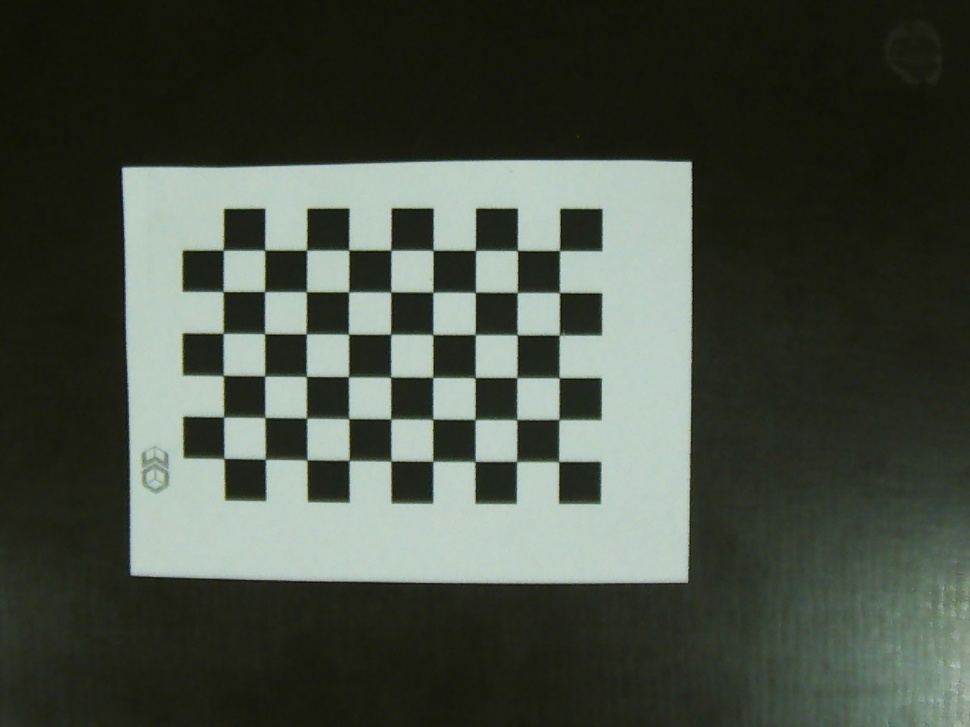
#> input picture vypocty_pokusy/Práce s fotkami/1280x960/WebCam_001.jpg, 970 x 727 px, shrunk from 1280 x 960 before the run; its folder holds only this picture in this run
$ python image_get_correction.py
#> lines starting #> are read from the running program, lines starting #| are printed output that depends on the picture; after the words box and inside, x2 and y2 are one past the last pixel; in counts of white or black regions, pixels touching at a corner belong together; long printed decimals are rounded
import cv2
import numpy as np
import os
import glob
import yaml

# Defining the dimensions of checkerboard
CHECKERBOARD = (6, 9)
n = "1280x960"   # "1280x960" # "1920x1080" # "2560x1440"

output_file = f"calibration_{n}.yaml"
images = glob.glob(f'./{n}/*.jpg')

criteria = (cv2.TERM_CRITERIA_EPS + cv2.TERM_CRITERIA_MAX_ITER, 30, 0.001)

# Creating vector to store vectors of 3D points for each checkerboard image
obj_points = []
# Creating vector to store vectors of 2D points for each checkerboard image
img_points = []

# Defining the world coordinates for 3D points
objp = np.zeros((1, CHECKERBOARD[0] * CHECKERBOARD[1], 3), np.float32)
objp[0, :, :2] = np.mgrid[0:CHECKERBOARD[0], 0:CHECKERBOARD[1]].T.reshape(-1, 2)
prev_img_shape = None

# Extracting path of individual image stored in a given directory
for frame in images:
    img = cv2.imread(frame)
#> img is the input picture: shape (727, 970, 3); mean B, G, R 67.1, 78, 70.9
    gray = cv2.cvtColor(img, cv2.COLOR_BGR2GRAY)
    # Find the chess board corners
    # If desired number of corners are found in the image then ret = true
    ret, corners = cv2.findChessboardCorners(gray, CHECKERBOARD,
                                             cv2.CALIB_CB_ADAPTIVE_THRESH + cv2.CALIB_CB_FAST_CHECK +
                                             cv2.CALIB_CB_NORMALIZE_IMAGE)
#> ret = True; corners = 54 rows, first 8: [559.8, 250.8], [559.5, 292.9], [559.3, 335.5], [559.3, 378.1], [559.1, 420], [558.6, 461.8], [517.4, 250.7], [517.4, 292.7]

    """
    If desired number of corner are detected,
    we refine the pixel coordinates and display
    them on the images of checker board
    """
    if ret:
        obj_points.append(objp)
        # refining pixel coordinates for given 2d points.
        corners2 = cv2.cornerSubPix(gray, corners, (11, 11), (-1, -1), criteria)
#> corners2 = 54 rows, first 8: [559.6, 250.5], [559.4, 292.4], [559.4, 334.9], [559.1, 377.7], [558.9, 419.4], [558.7, 461.5], [517.5, 250.4], [517.2, 292.4]

        img_points.append(corners2)

        im = img.copy()
        # Nastavte tloušťku čáry
        line_thickness = 3

        # Nastavte velikost a tloušťku markeru
        marker_size = 20
        marker_thickness = 2

        # Nastavte velikost a tloušťku kolečka
        circle_radius = 10
        circle_thickness = 2

        # Vykreslete čáry spojující rohy
        for i in range(len(corners) - 1):
            start_point = np.int32(np.round(corners[i][0]))
            end_point = np.int32(np.round(corners[(i + 1) % len(corners)][0]))
            cv2.line(im, start_point, end_point, (255, 144, 30), line_thickness)

            cv2.circle(im, start_point, circle_radius, (30, 144, 255), thickness=circle_thickness)

            # Vykreslete marker pro každý roh
            cv2.drawMarker(im, start_point, (30, 144, 255), markerType=cv2.CALIB_CB_MARKER, markerSize=marker_size,
                           thickness=marker_thickness)
#> this loop made 53 passes
#> (start_point, end_point) on passes 1 to 8: ([560, 251], [559, 292]), ([559, 292], [559, 335]), ([559, 335], [559, 378]), ([559, 378], [559, 419]), ([559, 419], [559, 462]), ([559, 462], [517, 250]), ([517, 250], [517, 292]), ([517, 292], [517, 335])
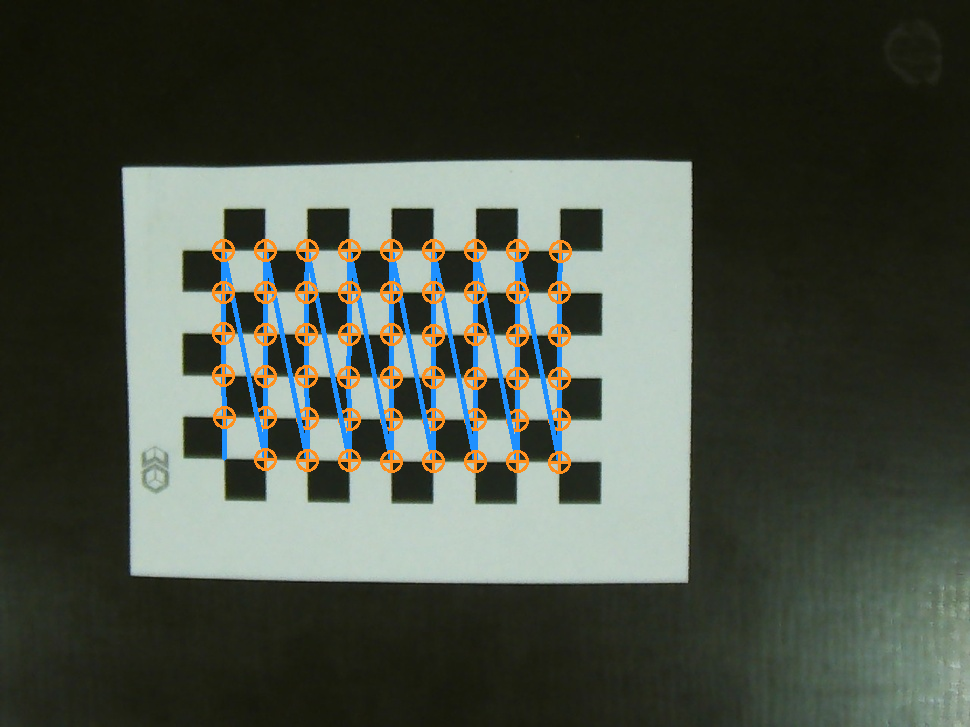
#> im: shape (727, 970, 3); 3.84% of pixels changed, all inside (x1, y1, x2, y2) = (212, 239, 572, 474)

        cv2.drawMarker(im, end_point, (30, 144, 255), markerType=cv2.CALIB_CB_MARKER, markerSize=marker_size,
                       thickness=marker_thickness)
#> im: shape (727, 970, 3); 0.02% of pixels changed, all inside (x1, y1, x2, y2) = (213, 447, 236, 470)

        cv2.circle(im, end_point, circle_radius, (30, 144, 255), thickness=circle_thickness)
#> im: shape (727, 970, 3); mean B, G, R 67.9, 78.8, 72.6
        # [7 lines of commented-out code are left out]
        img = cv2.drawChessboardCorners(img, CHECKERBOARD, corners2, ret)
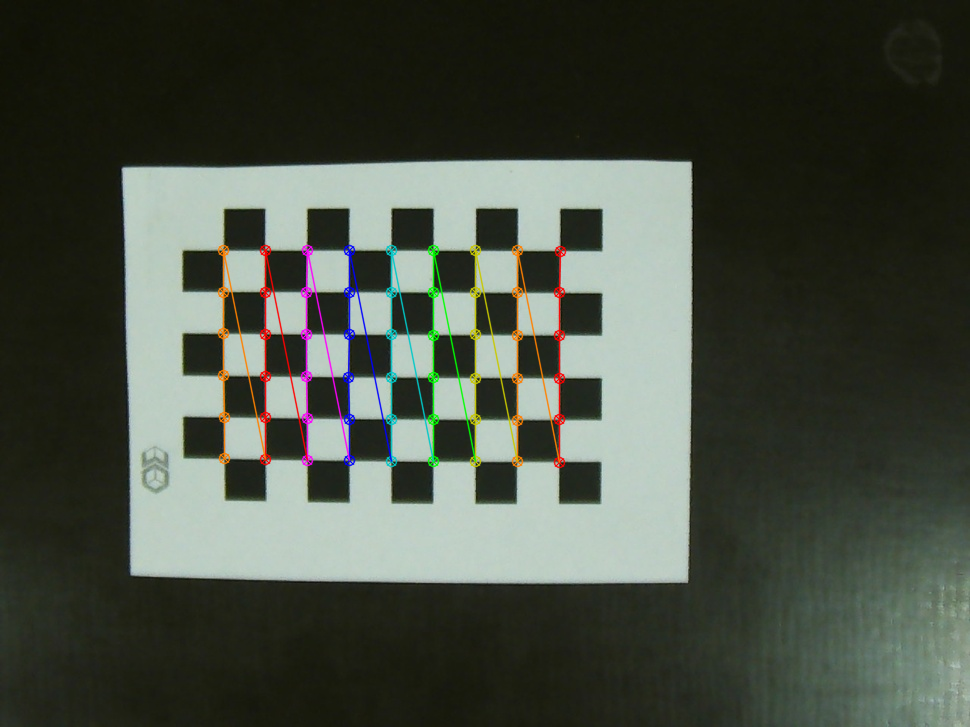
#> img: shape (727, 970, 3); 2.15% of pixels changed, all inside (x1, y1, x2, y2) = (217, 244, 567, 469)

    cv2.namedWindow('img', cv2.WINDOW_NORMAL)
    cv2.namedWindow('corners', cv2.WINDOW_NORMAL)
    cv2.imshow('img', img)
    cv2.imshow('corners', im)
    cv2.waitKey(0)

cv2.destroyAllWindows()

h, w = img.shape[:2]

"""
Performing camera calibration by
passing the value of known 3D points (objpoints)
and corresponding pixel coordinates of the
detected corners (imgpoints)
"""
ret, mtx, dist, rvecs, tvecs = cv2.calibrateCamera(obj_points, img_points, gray.shape[::-1], None, None)
#> ret = 0.229; mtx = [[3319.6, 0, 665], [0, 3415.9, 362.1], [0, 0, 1]]; dist = [[-6.84, 209.1, -0.0197, -0.252, -4669.1]]; rvecs = ([-0.0366, -0.102, 1.57],); tvecs = ([-2.53, -2.63, 81.14],)

data = {'camera_matrix': np.asarray(mtx).tolist(), 'dist_coeff': np.asarray(dist).tolist()}
#> data = {'camera_matrix': [[3319.6, 0, 665], [0, 3415.9, 362.1], [0, 0, 1]], 'dist_coeff': [[-6.84, 209.1, -0.0197, -0.252, -4669.1]]}

i = 1
while os.path.exists(output_file):
    output_file = f"calibration_{i}.yaml"
    i += 1

with open(output_file, "w") as f:
    yaml.dump(data, f)

print("Camera matrix : \n")
print(mtx)
#| [[3.31960269e+03 0.00000000e+00 6.64967075e+02]
#|  [0.00000000e+00 3.41588093e+03 3.62127352e+02]
#|  [0.00000000e+00 0.00000000e+00 1.00000000e+00]]
print("dist : \n")
print(dist)
#| [[-6.84152790e+00  2.09058742e+02 -1.97468283e-02 -2.52351716e-01
#|   -4.66912095e+03]]
print("rvecs : \n")
print(rvecs)
#| (array([[-0.03662],
#|        [-0.1018],
#|        [ 1.574]]),)
print("tvecs : \n")
print(tvecs)
#| (array([[-2.528],
#|        [-2.632 ],
#|        [81.142]]),)

$ run again, on vypocty_pokusy/Práce s fotkami/1280x960/WebCam_005.jpg
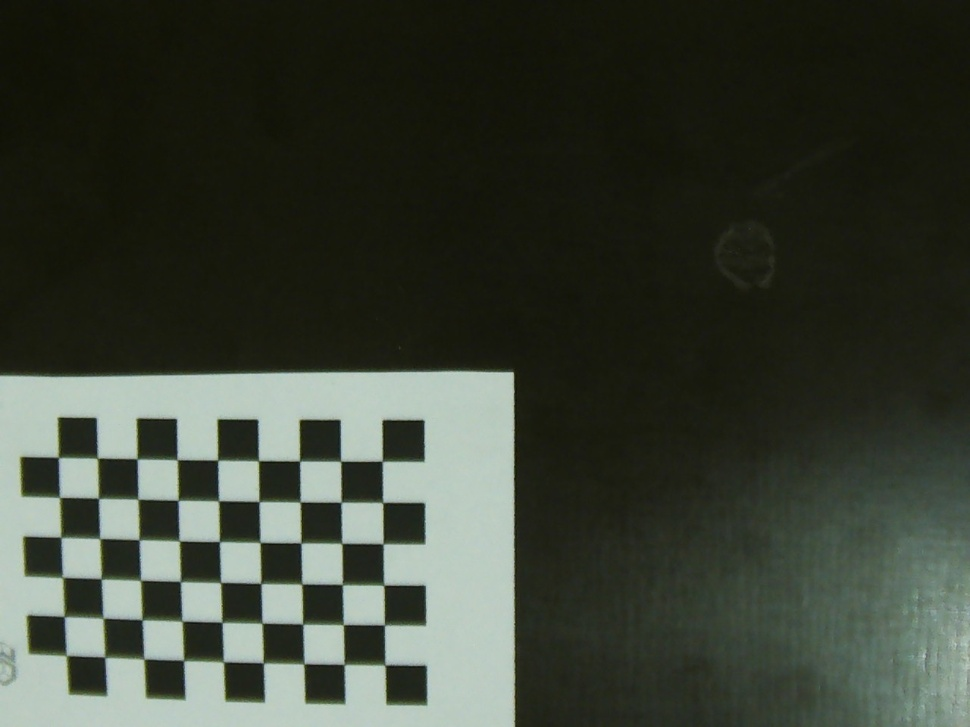
#> input picture vypocty_pokusy/Práce s fotkami/1280x960/WebCam_005.jpg, 970 x 727 px, shrunk from 1280 x 960 before the run
#> img is the input picture: shape (727, 970, 3); mean B, G, R 53.7, 65, 58.8
#> `ret, corners = cv2.findChessboardCorners(gray, CHECKERBOARD, cv2.CALIB..`: ret = True; corners = 54 rows, first 8: [382.1, 461.7], [382.5, 503.1], [383, 544.3], [383.7, 585.8], [384.5, 625.6], [384.8, 665.5], [340.6, 461.4], [341.2, 502.5]
#> corners2 = 54 rows, first 8: [382.4, 461.2], [382.6, 502.3], [383.2, 543.7], [383.7, 585.1], [384.5, 624.9], [385, 664.8], [340.7, 461.2], [341.1, 502.3]
#> the loop `for i in range(len(corners) - 1):` made 53 passes
#> (start_point, end_point) on passes 1 to 8: ([382, 461], [383, 502]), ([383, 502], [383, 544]), ([383, 544], [384, 585]), ([384, 585], [384, 625]), ([384, 625], [385, 665]), ([385, 665], [341, 461]), ([341, 461], [341, 502]), ([341, 502], [342, 543])
#> after the loop `for i in range(len(corners) - 1):`:
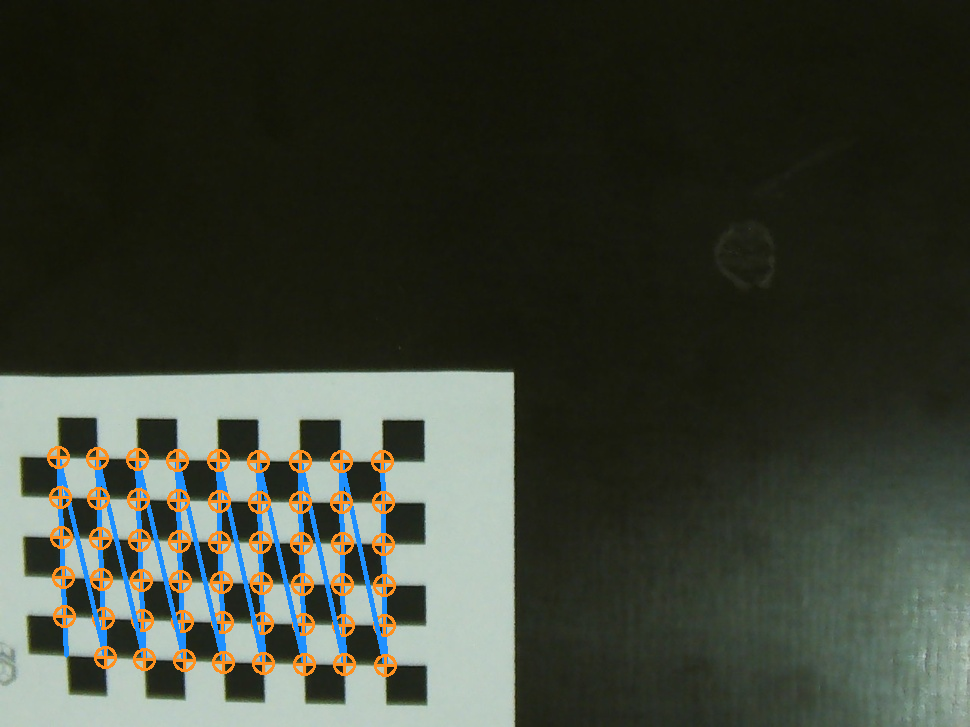
#> im: shape (727, 970, 3); 3.73% of pixels changed, all inside (x1, y1, x2, y2) = (47, 446, 397, 677)
#> `img = cv2.drawChessboardCorners(img, CHECKERBOARD, corners2, ret)`:
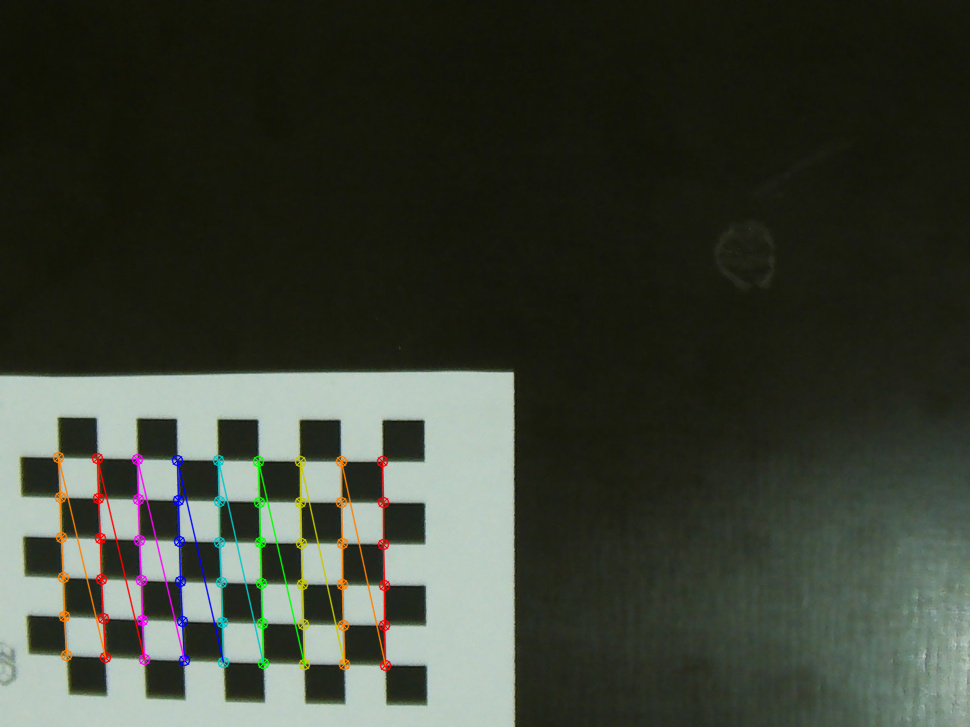
#> img: shape (727, 970, 3); 2.08% of pixels changed, all inside (x1, y1, x2, y2) = (52, 451, 392, 672)
#> `ret, mtx, dist, rvecs, tvecs = cv2.calibrateCamera(obj_points, img_poi..`: ret = 0.243; mtx = [[867.7, 0, 478.7], [0, 874.4, 282.5], [0, 0, 1]]; dist = [[0.00184, -0.199, -0.0139, 0.00749, 0.196]]; rvecs = ([-0.00978, 0.0106, 1.57],); tvecs = ([-2.33, 4.28, 20.69],)
#> data = {'camera_matrix': [[867.7, 0, 478.7], [0, 874.4, 282.5], [0, 0, 1]], 'dist_coeff': [[0.00184, -0.199, -0.0139, 0.00749, 0.196]]}
#| [[867.695   0.         478.672]
#|  [  0.         874.383  282.520]
#|  [  0.           0.           1.        ]]
#| [[ 0.001838 -0.1991 -0.01386   0.007489  0.1965]]
#| (array([[-0.00978],
#|        [ 0.01056],
#|        [ 1.566]]),)
#| (array([[-2.328],
#|        [ 4.277],
#|        [20.686 ]]),)

$ run again, on vypocty_pokusy/Práce s fotkami/1280x960/WebCam_006.jpg
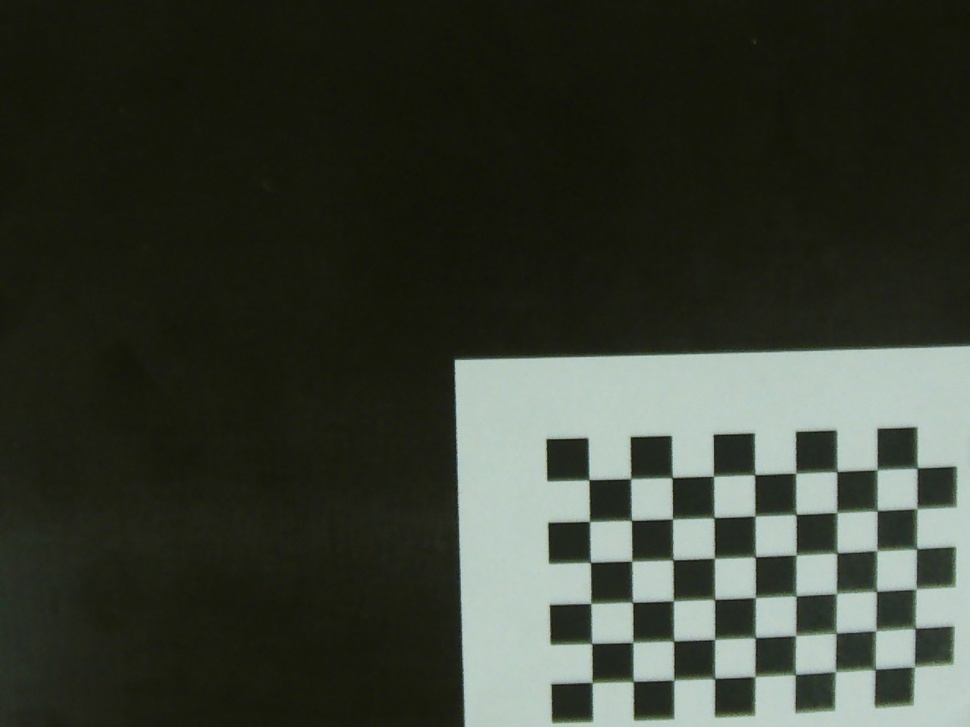
#> input picture vypocty_pokusy/Práce s fotkami/1280x960/WebCam_006.jpg, 970 x 727 px, shrunk from 1280 x 960 before the run
#> img is the input picture: shape (727, 970, 3); mean B, G, R 51.1, 61.6, 56.4
#> `ret, corners = cv2.findChessboardCorners(gray, CHECKERBOARD, cv2.CALIB..`: ret = True; corners = 54 rows, first 8: [592.3, 683], [591.6, 643.9], [590.9, 603.8], [590.4, 562.7], [589.5, 521.8], [588.9, 480], [633.3, 681.5], [632.9, 642.4]
#> corners2 = 54 rows, first 8: [591.9, 682.4], [591.7, 643.4], [590.7, 603.4], [590.4, 562.2], [589.5, 521.3], [588.9, 479.7], [633.2, 681.2], [632.8, 642.2]
#> the loop `for i in range(len(corners) - 1):` made 53 passes
#> (start_point, end_point) on passes 1 to 8: ([592, 682], [592, 643]), ([592, 643], [591, 603]), ([591, 603], [590, 562]), ([590, 562], [590, 521]), ([590, 521], [589, 480]), ([589, 480], [633, 681]), ([633, 681], [633, 642]), ([633, 642], [632, 602])
#> after the loop `for i in range(len(corners) - 1):`:
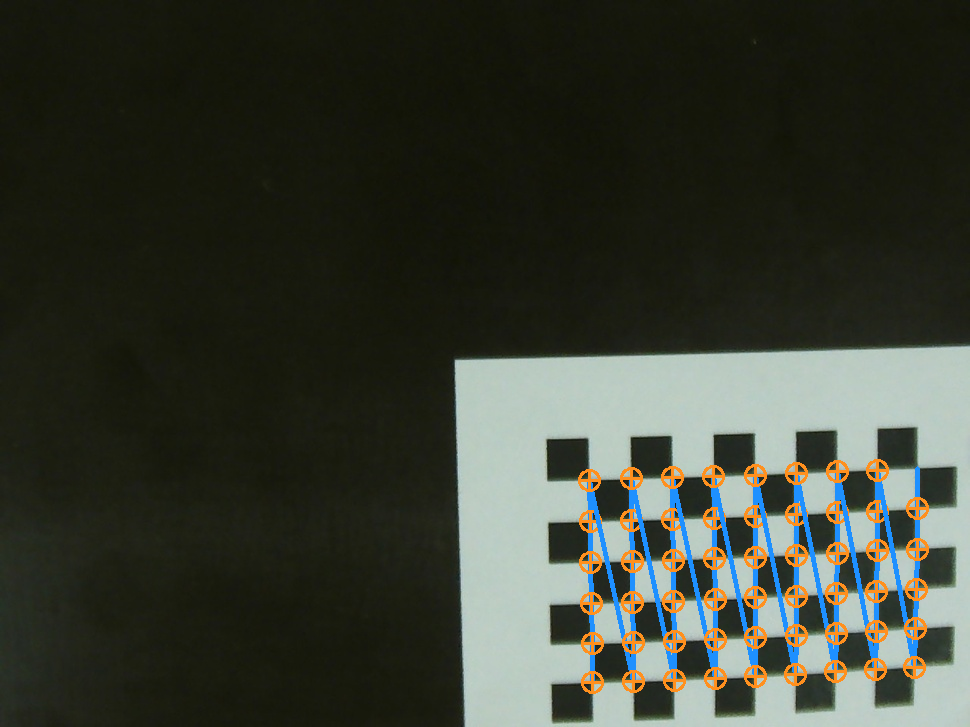
#> im: shape (727, 970, 3); 3.72% of pixels changed, all inside (x1, y1, x2, y2) = (578, 459, 929, 694)
#> `img = cv2.drawChessboardCorners(img, CHECKERBOARD, corners2, ret)`:
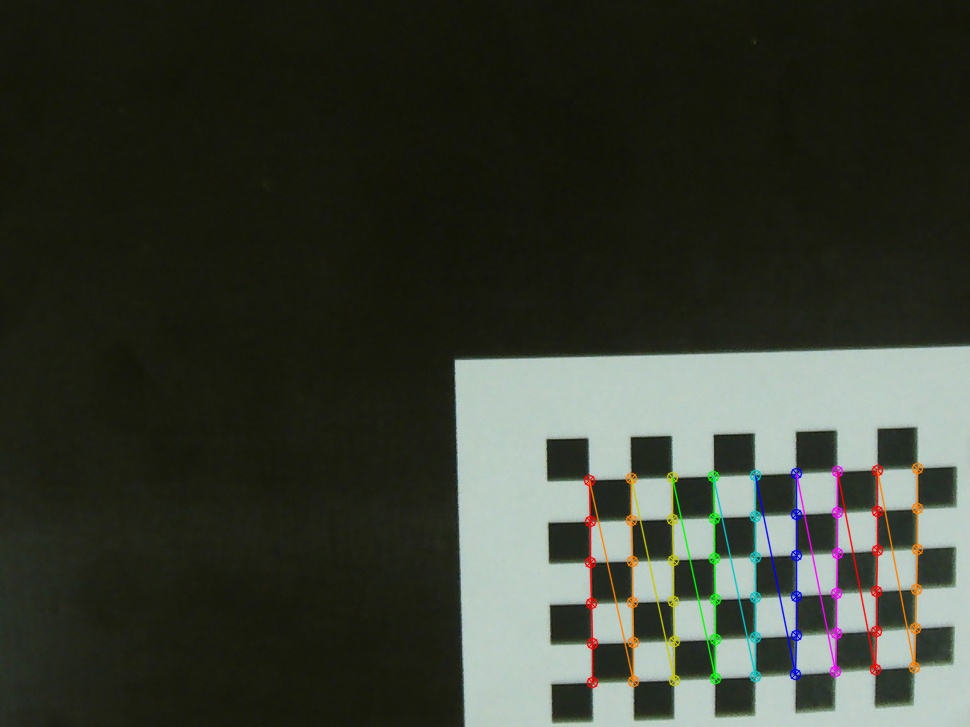
#> img: shape (727, 970, 3); 2.07% of pixels changed, all inside (x1, y1, x2, y2) = (583, 462, 924, 689)
#> `ret, mtx, dist, rvecs, tvecs = cv2.calibrateCamera(obj_points, img_poi..`: ret = 0.242; mtx = [[425.6, 0, 494.7], [0, 429.6, 517.9], [0, 0, 1]]; dist = [[-0.0859, 0.0366, -0.0153, 0.0218, -0.0127]]; rvecs = ([-0.00365, -0.00508, -1.59],); tvecs = ([2.38, 4.09, 10.39],)
#> data = {'camera_matrix': [[425.6, 0, 494.7], [0, 429.6, 517.9], [0, 0, 1]], 'dist_coeff': [[-0.0859, 0.0366, -0.0153, 0.0218, -0.0127]]}
#| [[425.626   0.         494.698]
#|  [  0.         429.639 517.878 ]
#|  [  0.           0.           1.        ]]
#| [[-0.08587  0.03663 -0.01535  0.02178 -0.01266]]
#| (array([[-0.003648],
#|        [-0.005081],
#|        [-1.591]]),)
#| (array([[ 2.381],
#|        [ 4.090],
#|        [10.394]]),)
